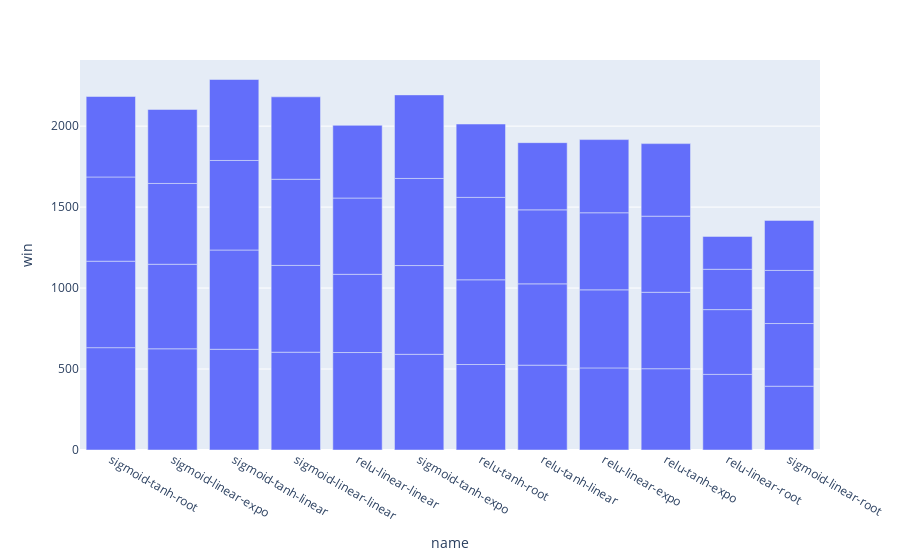

Notebook cell for this chart:
### Code cell
ex.bar(
    top.sort_values(by="win", ascending=False),
    x="name",
    y="win",
    barmode='group',
)

### Figure 1 — Plotly figure (JSON) as saved in the notebook; plotly's stock layout.template omitted (floating-point values rounded to 4 significant figures)
{"data": [{"alignmentgroup": "True", "hovertemplate": "name=%{x}<br>win=%{y}<extra></extra>", "legendgroup": "", "marker": {"color": "#636efa", "pattern": {"shape": ""}}, "name": "", "offsetgroup": "", "orientation": "v", "showlegend": false, "textposition": "auto", "type": "bar", "x": ["sigmoid-tanh-root", "sigmoid-linear-expo", "sigmoid-tanh-linear", "sigmoid-tanh-linear", "sigmoid-linear-linear", "relu-linear-linear", "sigmoid-tanh-expo", "sigmoid-tanh-linear", "sigmoid-tanh-expo", "sigmoid-tanh-expo", "sigmoid-linear-linear", "sigmoid-tanh-root", "sigmoid-linear-linear", "relu-tanh-root", "relu-tanh-linear", "relu-tanh-root", "sigmoid-linear-expo", "sigmoid-tanh-root", "sigmoid-tanh-expo", "sigmoid-linear-linear", "relu-tanh-root", "relu-linear-expo", "relu-tanh-linear", "relu-tanh-expo", "sigmoid-tanh-linear", "sigmoid-linear-expo", "sigmoid-tanh-root", "relu-linear-linear", "relu-linear-expo", "relu-linear-expo", "relu-tanh-expo", "relu-linear-linear", "relu-tanh-expo", "relu-linear-root", "relu-tanh-linear", "sigmoid-linear-expo", "relu-tanh-root", "relu-linear-expo", "relu-linear-linear", "relu-tanh-expo", "relu-tanh-linear", "relu-linear-root", "sigmoid-linear-root", "sigmoid-linear-root", "sigmoid-linear-root", "sigmoid-linear-root", "relu-linear-root", "relu-linear-root"], "xaxis": "x", "y": [632, 625, 622, 613, 604, 602, 591, 553, 548, 538, 536, 534, 532, 528, 524, 523, 522, 520, 516, 509, 509, 507, 502, 502, 500, 499, 497, 483, 482, 476, 472, 471, 470, 467, 457, 457, 453, 452, 449, 448, 415, 400, 394, 387, 328, 309, 249, 203], "yaxis": "y"}], "layout": {"barmode": "group", "legend": {"tracegroupgap": 0}, "margin": {"t": 60}, "xaxis": {"anchor": "y", "domain": [0.0, 1.0], "title": {"text": "name"}}, "yaxis": {"anchor": "x", "domain": [0.0, 1.0], "title": {"text": "win"}}}}
